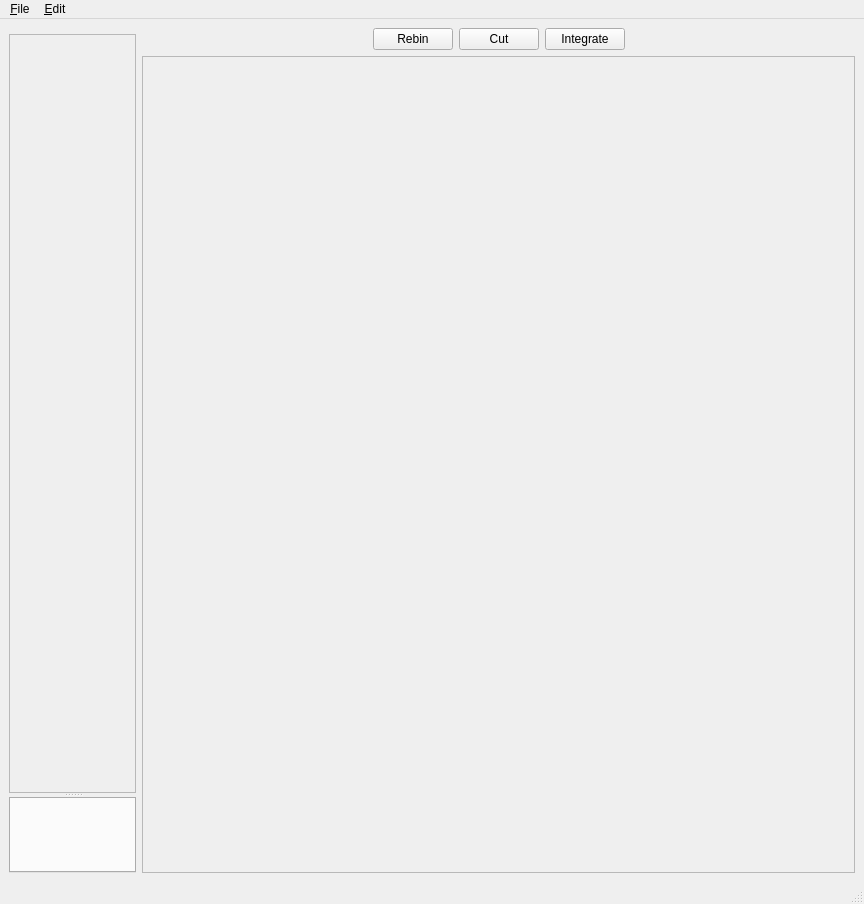
<?xml version="1.0" encoding="UTF-8"?>
<ui version="4.0">
 <class>mpMainWindow</class>
 <widget class="QMainWindow" name="mpMainWindow">
  <property name="geometry">
   <rect>
    <x>0</x>
    <y>0</y>
    <width>864</width>
    <height>904</height>
   </rect>
  </property>
  <property name="windowTitle">
   <string>Mantid ParaView GUI Mockup</string>
  </property>
  <widget class="QWidget" name="centralwidget">
   <layout class="QGridLayout" name="gridLayout">
    <item row="0" column="0">
     <layout class="QVBoxLayout" name="verticalLayout_2">
      <item>
       <widget class="TimeControlWidget" name="timeControlWidget" native="true"/>
      </item>
      <item>
       <widget class="QSplitter" name="splitter">
        <property name="orientation">
         <enum>Qt::Vertical</enum>
        </property>
        <widget class="pqPipelineBrowserWidget" name="pipelineBrowser">
         <property name="contextMenuPolicy">
          <enum>Qt::ActionsContextMenu</enum>
         </property>
         <property name="frameShape">
          <enum>QFrame::StyledPanel</enum>
         </property>
         <property name="frameShadow">
          <enum>QFrame::Raised</enum>
         </property>
        </widget>
        <widget class="pqProxyTabWidget" name="proxyTabWidget">
         <property name="sizePolicy">
          <sizepolicy hsizetype="Preferred" vsizetype="Preferred">
           <horstretch>0</horstretch>
           <verstretch>0</verstretch>
          </sizepolicy>
         </property>
        </widget>
       </widget>
      </item>
     </layout>
    </item>
    <item row="0" column="1">
     <layout class="QVBoxLayout" name="verticalLayout">
      <item>
       <layout class="QHBoxLayout" name="horizontalLayout">
        <item>
         <spacer name="horizontalSpacer">
          <property name="orientation">
           <enum>Qt::Horizontal</enum>
          </property>
          <property name="sizeHint" stdset="0">
           <size>
            <width>40</width>
            <height>20</height>
           </size>
          </property>
         </spacer>
        </item>
        <item>
         <widget class="QPushButton" name="rebinButton">
          <property name="text">
           <string>Rebin</string>
          </property>
         </widget>
        </item>
        <item>
         <widget class="QPushButton" name="cutButton">
          <property name="text">
           <string>Cut</string>
          </property>
         </widget>
        </item>
        <item>
         <widget class="QPushButton" name="integrateButton">
          <property name="text">
           <string>Integrate</string>
          </property>
         </widget>
        </item>
        <item>
         <spacer name="horizontalSpacer_2">
          <property name="orientation">
           <enum>Qt::Horizontal</enum>
          </property>
          <property name="sizeHint" stdset="0">
           <size>
            <width>40</width>
            <height>20</height>
           </size>
          </property>
         </spacer>
        </item>
       </layout>
      </item>
      <item>
       <widget class="QFrame" name="renderFrame">
        <property name="minimumSize">
         <size>
          <width>600</width>
          <height>400</height>
         </size>
        </property>
        <property name="frameShape">
         <enum>QFrame::StyledPanel</enum>
        </property>
        <property name="frameShadow">
         <enum>QFrame::Raised</enum>
        </property>
       </widget>
      </item>
     </layout>
    </item>
   </layout>
  </widget>
  <widget class="QMenuBar" name="menubar">
   <property name="geometry">
    <rect>
     <x>0</x>
     <y>0</y>
     <width>864</width>
     <height>25</height>
    </rect>
   </property>
   <widget class="QMenu" name="menu_File">
    <property name="title">
     <string>&amp;File</string>
    </property>
    <addaction name="action_Open"/>
    <addaction name="separator"/>
    <addaction name="separator"/>
    <addaction name="action_Exit"/>
   </widget>
   <widget class="QMenu" name="menu_Edit">
    <property name="title">
     <string>&amp;Edit</string>
    </property>
    <addaction name="action_Undo"/>
   </widget>
   <addaction name="menu_File"/>
   <addaction name="menu_Edit"/>
  </widget>
  <widget class="QStatusBar" name="statusbar"/>
  <action name="action_Open">
   <property name="text">
    <string>&amp;Open</string>
   </property>
   <property name="shortcut">
    <string>Ctrl+O</string>
   </property>
  </action>
  <action name="action_Exit">
   <property name="text">
    <string>&amp;Exit</string>
   </property>
   <property name="shortcut">
    <string>Ctrl+Q</string>
   </property>
  </action>
  <action name="action_Undo">
   <property name="text">
    <string>&amp;Undo</string>
   </property>
   <property name="shortcut">
    <string>Ctrl+Z</string>
   </property>
  </action>
 </widget>
 <customwidgets>
  <customwidget>
   <class>pqProxyTabWidget</class>
   <extends>QTabWidget</extends>
   <header>pqProxyTabWidget.h</header>
   <container>1</container>
  </customwidget>
  <customwidget>
   <class>pqPipelineBrowserWidget</class>
   <extends>QFrame</extends>
   <header>pqPipelineBrowserWidget.h</header>
   <container>1</container>
  </customwidget>
  <customwidget>
   <class>TimeControlWidget</class>
   <extends>QWidget</extends>
   <header>timecontrolwidget.h</header>
   <container>1</container>
  </customwidget>
 </customwidgets>
 <resources/>
 <connections>
  <connection>
   <sender>action_Exit</sender>
   <signal>triggered()</signal>
   <receiver>mpMainWindow</receiver>
   <slot>close()</slot>
   <hints>
    <hint type="sourcelabel">
     <x>-1</x>
     <y>-1</y>
    </hint>
    <hint type="destinationlabel">
     <x>399</x>
     <y>299</y>
    </hint>
   </hints>
  </connection>
 </connections>
</ui>
